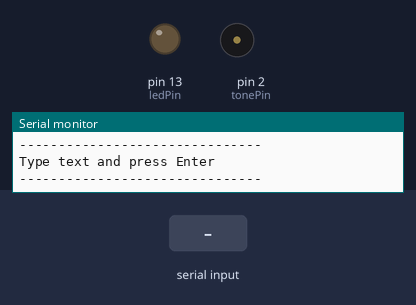
Bench run of a sketch on a simulated Arduino Uno, built with avr-gcc and run on an emulated ATmega328P. Parts: output pins drawn as LEDs (lit = HIGH), buzzer (waves = sounding), the last lines printed to the serial monitor. Inputs (shaded band) come from the test bench.

Above: at 1.8 s.
1.9 s: "90 45\n" received over Serial
At 2.12 s:
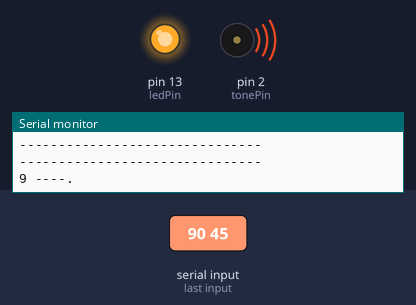
Timing chart, 0 to 10.9 s (numbered marks = the images above; inputs shaded):
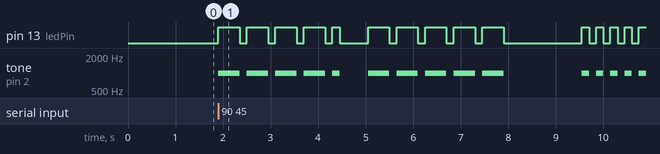

Measured:
- after the input at 1.9 s, pin 13 (ledPin): LOW → HIGH at once, → LOW 0.45 s later, → HIGH 0.15 s later, → LOW 0.45 s later, … (29 changes in this stretch); tone on pin 2 (tonePin): plays 1000 Hz for 0.45 s, 1000 Hz for 0.45 s, 1000 Hz for 0.45 s, 1000 Hz for 0.45 s, 1000 Hz for 0.15 s, 1000 Hz for 0.45 s … (15 notes in this stretch), starting at once

The sketch:

Codificador.ino
```cpp
int tonePin = 2;
int toneFreq = 1000;
int ledPin = 13;

int dotLength = 150;

int dashLength = dotLength*3;
int letterSpace = dotLength*3;
int wordSpace = dotLength*7;

bool keyboardText = false;

char* letters[] =
{
".-", "-...", "-.-.", "-..", ".", "..-.", "--.", "....", "..", // A-I
".---", "-.-", ".-..", "--", "-.", "---", ".--.", "--.-", ".-.", // J-R
"...", "-", "..-", "...-", ".--", "-..-", "-.--", "--.." // S-Z
};

char* numbers[] =
{
"-----", ".----", "..---", "...--", "....-", //0-4
".....", "-....", "--...", "---..", "----." //5-9
};

char ch;
int i, index;

void setup()
{
  delay(500);
  pinMode(ledPin, OUTPUT);
  pinMode(tonePin, OUTPUT);
  Serial.begin(9600);
  Serial.println();
  Serial.println("-------------------------------");
  Serial.println("Morse Code encoder");
  Serial.print("dot=");
  Serial.print(dotLength);
  Serial.println("ms");

  Serial.println();
  Serial.println("-------------------------------");
  Serial.println("Type text and press Enter");
  Serial.println("-------------------------------");


}

void loop()
{
  if (Serial.available() > 0)
  {
    if (keyboardText == false)
    {
      Serial.println();
      Serial.println("-------------------------------");
    }

    keyboardText = true;

    ch = Serial.read();

    if (ch >= 'a' && ch <= 'z')
    {
      ch = ch-32;
    }

    if (ch >= 'A' && ch <= 'Z')
    {
      Serial.print(ch);
      Serial.print(" ");
      Serial.println(letters[ch-'A']);
      flashSequence(letters[ch-'A']);
      delay(letterSpace);
    }

    if (ch >= '0' && ch <= '9')
    {
      Serial.print(ch);
      Serial.print(" ");
      Serial.println(numbers[ch-'0']);
      flashSequence(numbers[ch-'0']);
      delay(letterSpace);
    }

    if (ch == ' ')
    {
      Serial.println("_");
      delay(wordSpace);
    }

     if (Serial.available() <= 0)
     {
      Serial.println();
      Serial.println("Enter text:");
      Serial.println("-------------------------------");
      keyboardText = false;
     }
  }


}

void flashSequence(char* sequence)
{
  int i = 0;
  while (sequence[i] == '.' || sequence[i] == '-')
  {
    flashDotOrDash(sequence[i]);
    i++;
  }
}

void flashDotOrDash(char dotOrDash)
{
  digitalWrite(ledPin, HIGH);
  tone(tonePin, toneFreq);
  if (dotOrDash == '.')
   { delay(dotLength); }
  else
   { delay(dashLength); }

  digitalWrite(ledPin, LOW);
  noTone(tonePin);
  delay(dotLength);
}
```
